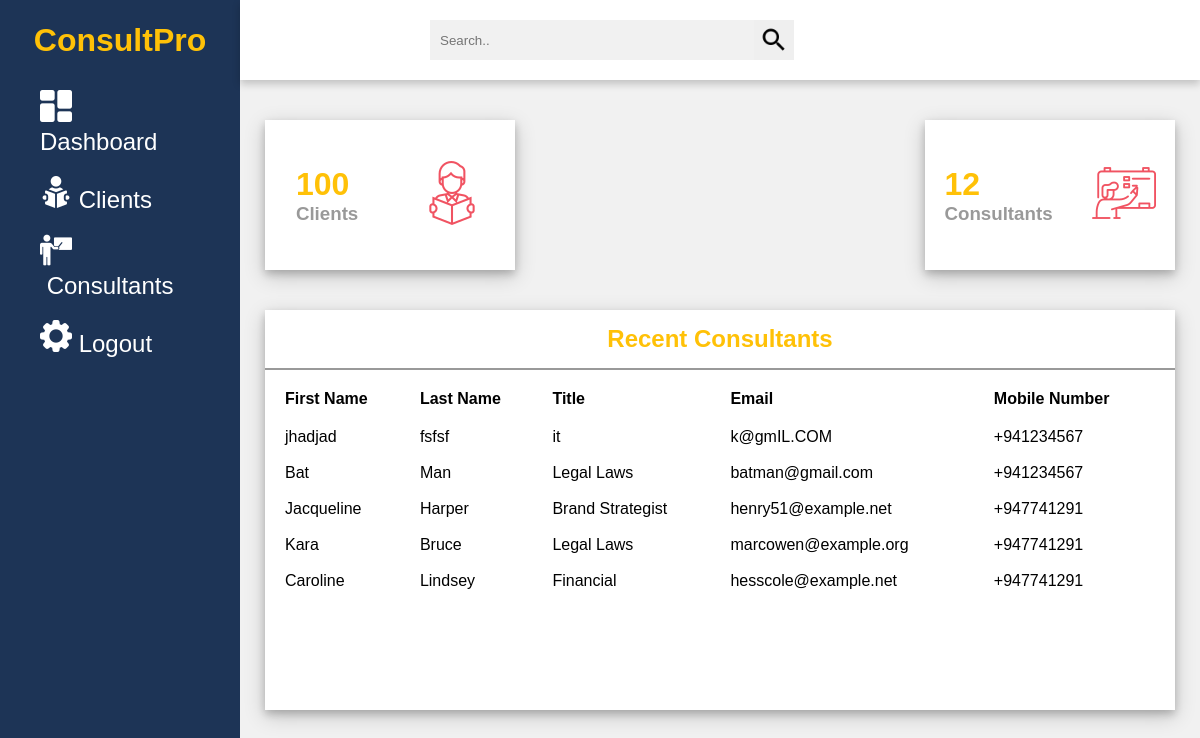
/admin-portal/adminDashboard.php (signed in), run on the app's committed database.
### tables this page shows
CREATE TABLE `consultants` (
  `consultant_id` int(11) NOT NULL,
  `consultantUsername` varchar(50) NOT NULL,
  `consultantFirstName` varchar(50) NOT NULL,
  `consultantLastName` varchar(50) NOT NULL,
  `consultantEmail` varchar(100) NOT NULL,
  `password` varchar(50) NOT NULL,
  `consultantMobileNo` varchar(10) NOT NULL,
  `image` text NOT NULL,
  `title` varchar(50) NOT NULL,
  `description` longtext NOT NULL,
  `availability` varchar(100) NOT NULL,
  `ratings` float NOT NULL,
  `createdDate` timestamp NOT NULL DEFAULT current_timestamp() ON UPDATE current_timestamp(),
  `isDeleted` int(1) NOT NULL
);

### admin-portal/adminDashboard.php (the view, shortened to what this page needs)
<?php require_once('../connection/dbconnection.php'); ?>
<?php
$query = "SELECT * FROM customers
          WHERE
          isDeleted = 0
          ORDER BY
          customer_id";
$customers = mysqli_query($connection, $query);
$numberOfClients = mysqli_num_rows($customers);
?>
<?php
$consultant_list = "";
$query = "SELECT * FROM consultants
          WHERE
          isDeleted = 0
          ORDER BY
          consultant_id
          DESC
          LIMIT 5";
$countQuery = "SELECT * FROM consultants
               WHERE
               isDeleted = 0
               ORDER BY
               consultant_id";
$consultants = mysqli_query($connection, $query);
$count = mysqli_query($connection, $countQuery);
$numberOfConsultants = mysqli_num_rows($count);
if ($consultants) {
    while ($consultant = mysqli_fetch_assoc($consultants)) {
        $consultant_list .= "<tbody>";
        $consultant_list .= "<tr>";
        $consultant_list .= "<td class=\"text-left\"> {$consultant['consultantFirstName']} </td>";
        $consultant_list .= "<td class=\"text-left\"> {$consultant['consultantLastName']} </td>";
        $consultant_list .= "<td class=\"text-left\"> {$consultant['title']} </td>";
        $consultant_list .= "<td class=\"text-left\"> {$consultant['consultantEmail']} </td>";
        $consultant_list .= "<td class=\"text-left\"> {$consultant['consultantMobileNo']} </td>";
        $consultant_list .= "</tr>";
        $consultant_list .= "</tbody>";
    }
} else {
    echo "DB Failed!";
}
?>
<!DOCTYPE html>
<html lang="en">
<head>
    <link rel="stylesheet" href="./css/dashboardMain.css">
</head>
<body>
    <?php require_once('./components/sideMenuAdmin.php'); ?>
    <div class="container">
        <div class="header">
            <div class="nav">
                <div class="search">
                    <input type="text" placeholder="Search..">
                    <button type="submit"><img src="../assets/images/admin-side/search.png" alt=""></button>
                </div>
                <div class="user">
                    <div class="img-case">
                    </div>
                </div>
            </div>
        </div>
        <div class="content">
            <div class="cards">
                <div class="card">
                    <div class="box">
                        <h1><?php echo $numberOfClients ?></h1>
                        <h3>Clients</h3>
                    </div>
                    <div class="icon-case">
                        <img src="../assets/images/admin-side/students.png" alt="">
                    </div>
                </div>
                <div class="card">
                    <div class="box">
                        <h1><?php echo $numberOfConsultants ?></h1>
                        <h3>Consultants</h3>
                    </div>
                    <div class="icon-case">
                        <img src="../assets/images/admin-side/teachers.png" alt="">
                    </div>
                </div>
            </div>
            <div class="content-2">
                <div class="recent-payments">
                    <div class="title">
                        <h2>Recent Consultants</h2>
                    </div>
                    <table>
                        <tr>
                            <th>First Name</th>
                            <th>Last Name</th>
                            <th>Title</th>
                            <th>Email</th>
                            <th>Mobile Number</th>
                        </tr>
                        <tr>
                            <?php echo $consultant_list; ?>
                        </tr>
                    </table>
                </div>
            </div>
        </div>
    </div>
</body>
</html>

### admin-portal/css/dashboardMain.css (style rules this page uses)
* { margin: 0; padding: 0; box-sizing: border-box; font-family: 'Poppins', sans-serif; }
body { min-height: 100vh; }
h1, h2 { color: #ffc107; }
h3 { color: #999; }
.title { display: flex; align-items: center; justify-content: space-around; padding: 15px 10px; border-bottom: 2px solid #999; }
table { padding: 10px; }
th, td { text-align: left; padding: 8px; }
.container { position: absolute; right: 0; width: 80vw; height: 100vh; background: #f1f1f1; }
.container .header { position: fixed; top: 0; right: 0; width: 80vw; height: 10vh; background: white; display: flex; align-items: center; justify-content: center; box-shadow: 0 4px 8px 0 rgba(0, 0, 0, 0.2); z-index: 1; }
.container .header .nav { width: 90%; display: flex; align-items: center; }
.container .header .nav .search { flex: 3; display: flex; justify-content: center; }
.container .header .nav .search input[type=text] { border: none; background: #f1f1f1; padding: 10px; width: 50%; }
.container .header .nav .search button { width: 40px; height: 40px; border: none; display: flex; align-items: center; justify-content: center; }
.container .header .nav .search button img { width: 30px; height: 30px; }
.container .header .nav .user { flex: 1; display: flex; justify-content: space-between; align-items: center; }
.container .header .nav .user .img-case { position: relative; width: 50px; height: 50px; }
.container .content { position: relative; margin-top: 10vh; min-height: 90vh; background: #f1f1f1; }
.container .content .cards { padding: 20px 15px; display: flex; align-items: center; justify-content: space-between; flex-wrap: wrap; }
.container .content .cards .card { width: 250px; height: 150px; background: white; margin: 20px 10px; display: flex; align-items: center; justify-content: space-around; box-shadow: 0 4px 8px 0 rgba(0, 0, 0, 0.2), 0 6px 20px 0 rgba(0, 0, 0, 0.19); }
.container .content .content-2 { min-height: 60vh; display: flex; justify-content: space-around; align-items: flex-start; flex-wrap: wrap; }
.container .content .content-2 .recent-payments { min-height: 50vh; flex: 5; background: white; margin: 0 25px 25px 25px; box-shadow: 0 4px 8px 0 rgba(0, 0, 0, 0.2), 0 6px 20px 0 rgba(0, 0, 0, 0.19); display: flex; flex-direction: column; }

### data on the page
consultants: consultantFirstName "jhadjad", consultantLastName "fsfsf", title "it", consultantEmail "k@gmIL.COM", consultantMobileNo "+941234567"
consultants: consultantFirstName "Bat", consultantLastName "Man", title "Legal Laws", consultantEmail "batman@gmail.com", consultantMobileNo "+941234567"
consultants: consultantFirstName "Jacqueline", consultantLastName "Harper", title "Brand Strategist", consultantEmail "henry51@example.net", consultantMobileNo "+947741291"
consultants: consultantFirstName "Kara", consultantLastName "Bruce", title "Legal Laws", consultantEmail "marcowen@example.org", consultantMobileNo "+947741291"
consultants: consultantFirstName "Caroline", consultantLastName "Lindsey", title "Financial", consultantEmail "hesscole@example.net", consultantMobileNo "+947741291"

### other printed values
$numberOfClients "100"
$numberOfConsultants "12"
